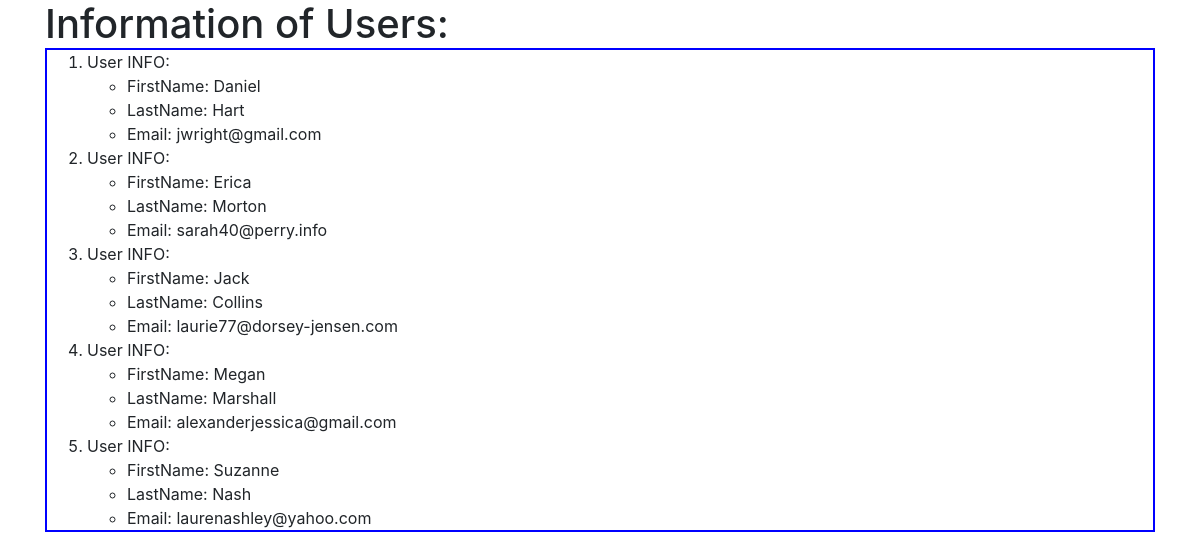
The app's page /help/, older data.
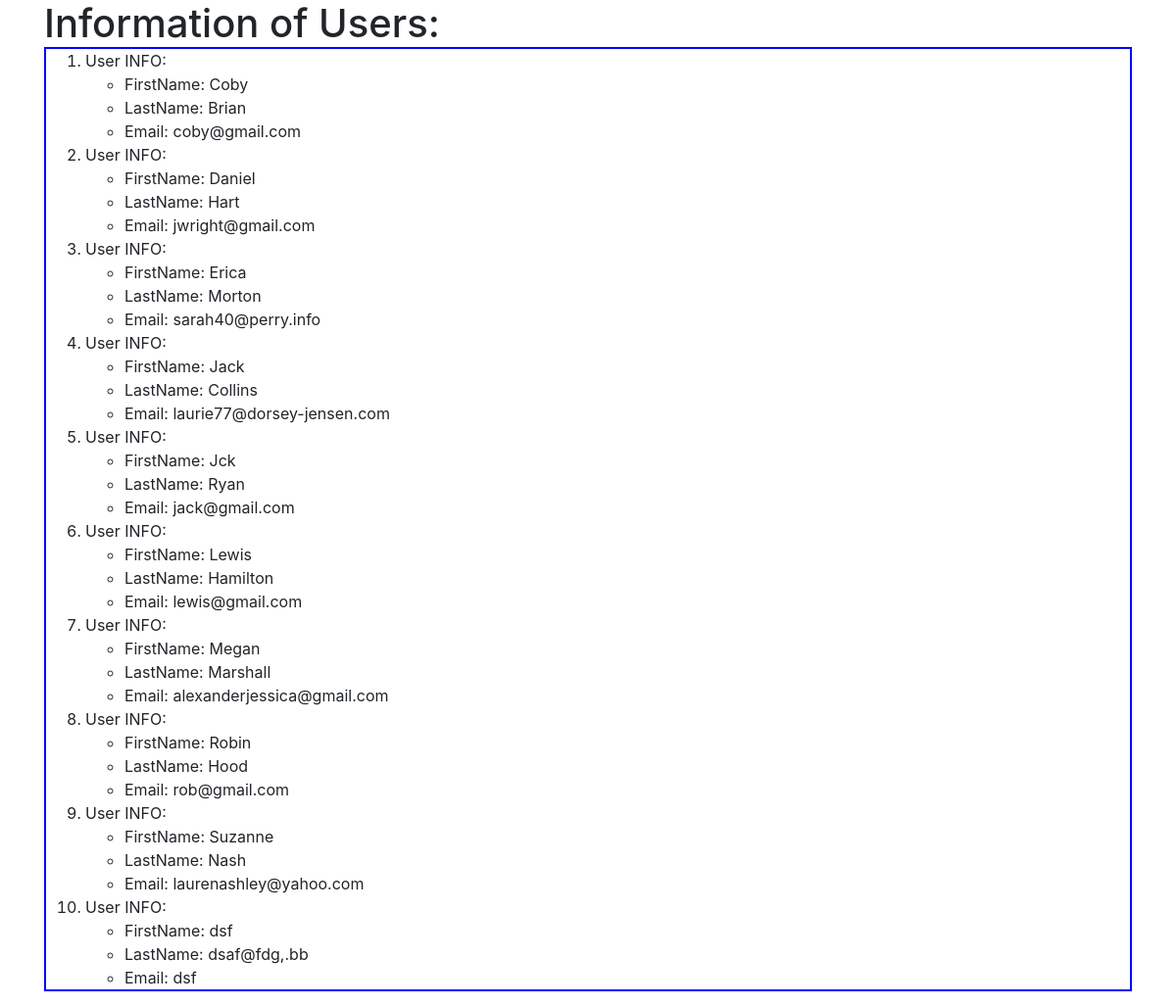
The same page, newer data.
### myuser/models.py (models this page shows, shortened)
class User_details(models.Model):
    first_name = models.CharField(max_length = 264, primary_key = True)
    last_name = models.CharField(max_length = 264)
    email = models.CharField(max_length = 264)

### myuser/views.py (the view)
# urls.py: path('help/', include('myuser.urls')),
def help(request):
    users = User_details.objects.order_by('first_name')
    my_dict = {'user_insert' : users}
    return render(request, "myuser/users.html", context = my_dict)

### templates/myuser/users.html (shortened to what this page needs)
<!doctype html>
{% load static %}
<html lang="en">
<head>
    <link rel="stylesheet" href="https://stackpath.bootstrapcdn.com/bootstrap/4.5.2/css/bootstrap.min.css">
    <link rel="stylesheet" href="{% static "css/users.css" %}">
</head>
<body>
    <div class="container">
        <h1> Information of Users: </h1>
        {% if user_insert %}
            <ol>
                {% for u in user_insert %}
                <li> User INFO: </li>
                    <ul>
                        <li> FirstName: {{ u.first_name }} </li>
                        <li> LastName: {{ u.last_name }}</li>
                        <li> Email: {{ u.email }}</li>
                    </ul>
                {% endfor %}
            </ol>
        {% else%}
            <p> No Data found </p>
        {% endif %}
    </div>
</body>
</html>

### static/css/users.css (style rules this page uses)
h1 { margin: auto; }
ol { border: 2px solid blue; }

Row changes from the older to the newer data that the page shows:
added User_details: first_name "Coby", last_name "Brian", email "coby@gmail.com"
added User_details: first_name "Jck", last_name "Ryan", email "jack@gmail.com"
added User_details: first_name "Lewis", last_name "Hamilton", email "lewis@gmail.com"
added User_details: first_name "Robin", last_name "Hood", email "rob@gmail.com"
added User_details: first_name "dsf", last_name "dsaf@fdg,.bb", email "dsf"
